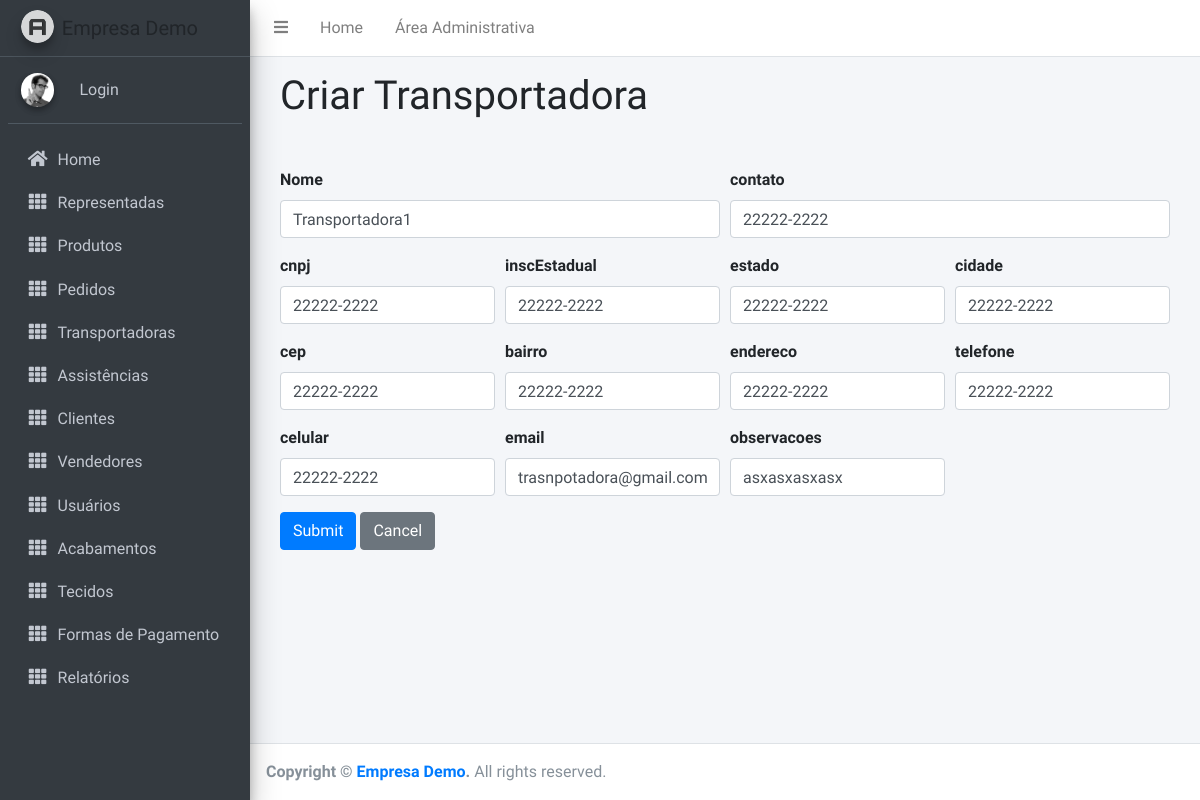
/myapp/transportadora/1/update/, run on the app's committed database.
### myapp/models.py (models this page shows, shortened)
class Transportadora(models.Model):
    nome = models.CharField(max_length=200, help_text="Nome da Transportadora")
    contato = models.CharField(max_length=200)
    cnpj = models.CharField(max_length=200)
    inscEstadual = models.CharField(max_length=200)
    estado = models.CharField(max_length=200)
    cidade = models.CharField(max_length=200)
    cep = models.CharField(max_length=200)
    endereco = models.CharField(max_length=200)
    bairro = models.CharField(max_length=200)
    telefone = models.CharField(max_length=200)
    celular = models.CharField(max_length=200)
    email = models.EmailField(max_length=200)
    observacoes = models.CharField(max_length=200)
    lastUpdate = models.DateTimeField(auto_now=True)

### myapp/views.py (the view)
# urls.py: path('transportadora/<int:pk>/update/', views.TransportadoraUpdate.as_view(), name='transportadora-update'),
class TransportadoraUpdate( UpdateView):
    model = Transportadora
    fields = '__all__'

### myapp/templates/myapp/transportadora_form.html (shortened to what this page needs)
{% extends "base_generic.html" %}
{% load widget_tweaks %}
{% block content %}
    <div class="form-container">
        <h1 class="mb-5">Criar Transportadora</h1>
        <form action="" method="post">
            <div class="form-row">
                <div class="form-group col-md-6">
                    <label>Nome</label>
                    {{ form.nome|add_class:'form-control' }}
                </div>
                <div class="form-group col-md-6">
                    <label>contato</label>
                    {{ form.contato|add_class:'form-control' }}
                </div>
            </div>
            <div class="form-row">
                <div class="form-group col-md-3">
                    <label>cnpj</label>
                    {{ form.cnpj|add_class:'form-control' }}
                </div>
                <div class="form-group col-md-3">
                    <label>inscEstadual</label>
                    {{ form.inscEstadual|add_class:'form-control' }}
                </div>
                <div class="form-group col-md-3">
                    <label>estado</label>
                    {{ form.estado|add_class:'form-control' }}
                </div>
                <div class="form-group col-md-3">
                    <label>cidade</label>
                    {{ form.cidade|add_class:'form-control' }}
                </div>
            </div>
            <div class="form-row">
                <div class="form-group col-md-3">
                    <label>cep</label>
                    {{ form.cep|add_class:'form-control' }}
                </div>
                <div class="form-group col-md-3">
                    <label>bairro</label>
                    {{ form.bairro|add_class:'form-control' }}
                </div>
                <div class="form-group col-md-3">
                    <label>endereco</label>
                    {{ form.endereco|add_class:'form-control' }}
                </div>
                <div class="form-group col-md-3">
                    <label>telefone</label>
                    {{ form.telefone|add_class:'form-control' }}
                </div>
            </div>
            <div class="form-row">
                <div class="form-group col-md-3">
                    <label>celular</label>
                    {{ form.celular|add_class:'form-control' }}
                </div>
                <div class="form-group col-md-3">
                    <label>email</label>
                    {{ form.email|add_class:'form-control' }}
                </div>
                <div class="form-group col-md-3">
                    <label>observacoes</label>
                    {{ form.observacoes|add_class:'form-control' }}
                </div>
            </div>
            <input class="btn btn-primary submit-btn" type="submit" value="Submit" />
            <a href="{% url 'transportadoras' %}"><input class="btn btn-secondary submit-btn" type="button" value="Cancel" /></a>
        </form>
    </div>
{% endblock %}

### static/css/form_styles.css (style rules this page uses)
.form-container { height: 100%; padding: 15px 30px; }

### data on the page
Transportadora: nome "Transportadora1", contato "22222-2222", cnpj "22222-2222", inscEstadual "22222-2222", estado "22222-2222", cidade "22222-2222", cep "22222-2222", bairro "22222-2222", endereco "22222-2222", telefone "22222-2222", celular "22222-2222", email "trasnpotadora@gmail.com", observacoes "asxasxasxasx"
